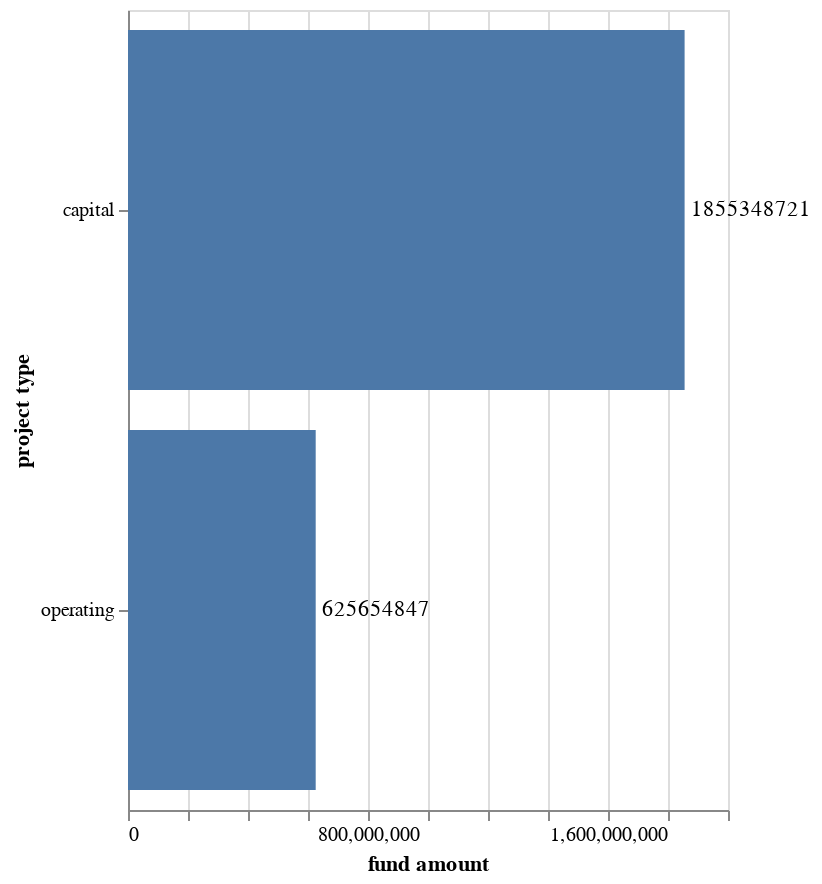

Source (notebook cell):
### Code cell
display(by_type)
make_bar(by_type, y_axis="project type", x_axis="fund amount")

### Figure 1 — Vega-Lite specification as saved in the notebook (floating-point values rounded to 4 significant figures)
{"config": {"view": {"continuousWidth": 300, "continuousHeight": 300}}, "layer": [{"mark": {"type": "bar"}, "encoding": {"x": {"field": "fund amount", "type": "quantitative"}, "y": {"field": "project type", "type": "nominal"}}}, {"mark": {"type": "text", "align": "left", "baseline": "middle", "dx": 3}, "encoding": {"text": {"field": "fund amount", "type": "quantitative"}, "x": {"field": "fund amount", "type": "quantitative"}, "y": {"field": "project type", "type": "nominal"}}}], "data": {"name": "data-1b093f4fd754b12a94a60701a45260f5"}, "height": 400, "width": "container", "$schema": "https://vega.github.io/schema/vega-lite/v5.17.0.json", "datasets": {"data-1b093f4fd754b12a94a60701a45260f5": [{"project type": "capital", "fund amount": 1855348721}, {"project type": "operating", "fund amount": 625654847}]}}
